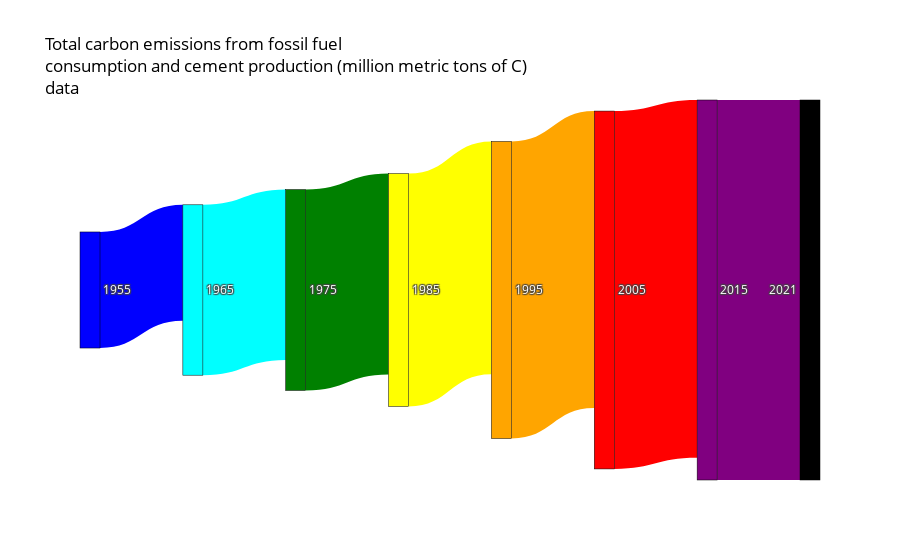

Notebook code cell kept with this figure:
### Markdown cell above
## Sankey Graph Visualizes Increasing amount of C02 Emmissions over the years
Data is available between 1751 and 2021.  
- 10 year gaps between 1955 and 2015
- 6 year gap between 1015 and 2021

### Code cell
# SANKEY CHART: Total Emissions by Year
# Report 5 10 year gaps and 1 6 year gap of emissions beginning in 1955 and ending in 2021

# years to report data
selected_data_years_list = [1965, 1975, 1985, 1995, 2005, 2015, 2021]
# get total emissions for each year 
emissions = df_emission[df_emission['Year'].isin(selected_data_years_list)][EMISSION_COL_NAME].tolist()

# get Sankey node labels base on source and target
# source flows into target using staggered years
data = {
    'source': [0, 1, 2, 3, 4, 5, 6],
    'target': [1, 2, 3, 4, 5, 6, 7],
    'value': emissions,
    'source_label': ['1955', '1965', '1975', '1985', '1995', '2005', '2015'],
    'target_label': ['1965', '1975', '1985', '1995', '2005', '2015', '2021'],
}
df = pd.DataFrame(data)

# Create labels from source and target
# consolidate source and target labels into a single list
labels = list(pd.unique(df[['source_label', 'target_label']].values.ravel()))
link_colors = ['blue','aqua','green','yellow','orange','red','purple']

# Carbon Emissions from Gas
# snap arrangement when exact locations are not specified for Sankey

fig = go.Figure(data=[go.Sankey(
    arrangement='snap',
    node=dict(
        pad=15,
        thickness=20,
        line=dict(color="black", width=0.5),
        label=labels,
    ),
    link=dict(
        source=df['source'],
        target=df['target'],
        value=df['value'],
        color=link_colors
    )
)])
    
EMISSIONS_TITLE_TEXT = f"{EMISSION_TITLE}<br><a href='https://raw.githubusercontent.com/plotly/Figure-Friday/refs/heads/main/2025/week-21/global.1751_2021.csv' target='_blank'>data</a>"
sankey_fig.update_layout(
        hoverlabel=dict(
            font=dict(
                  size=14,
                  color="white"
              ),
            bgcolor="black",  # Example: white background
            font_size=16,      # Example: font size 16
            font_family="Rockwell", # Example: Rockwell font
        ),
            title_font_color="black",
            title_text=EMISSIONS_TITLE_TEXT
    )


sankey_fig.update_layout(
    font_color="white",
    title_font_color="black",
        title_text=f"{EMISSION_TITLE}<br><a href='https://raw.githubusercontent.com/plotly/Figure-Friday/refs/heads/main/2025/week-21/global.1751_2021.csv' target='_blank'>data</a>")
sankey_fig.show()

### Figure 1 — Plotly figure (JSON) as saved in the notebook; plotly's stock layout.template omitted (floating-point values rounded to 4 significant figures)
{"data": [{"arrangement": "snap", "link": {"color": ["blue", "aqua", "green", "yellow", "orange", "red", "purple"], "source": [0, 1, 2, 3, 4, 5, 6], "target": [1, 2, 3, 4, 5, 6, 7], "value": [3130, 4595, 5417, 6277, 8010, 9651, 10248]}, "node": {"color": ["blue", "aqua", "green", "yellow", "orange", "red", "purple"], "label": ["1955", "1965", "1975", "1985", "1995", "2005", "2015", "2021"], "line": {"color": "black", "width": 0.5}, "pad": 15, "thickness": 20}, "type": "sankey"}], "layout": {"font": {"color": "white"}, "hoverlabel": {"bgcolor": "black", "font": {"color": "white", "family": "Rockwell", "size": 16}}, "title": {"font": {"color": "black"}, "text": "Total carbon emissions from fossil fuel<br>consumption and cement production (million metric tons of C)<br><a href='https://raw.githubusercontent.com/plotly/Figure-Friday/refs/heads/main/2025/week-21/global.1751_2021.csv' target='_blank'>data</a>"}}}
